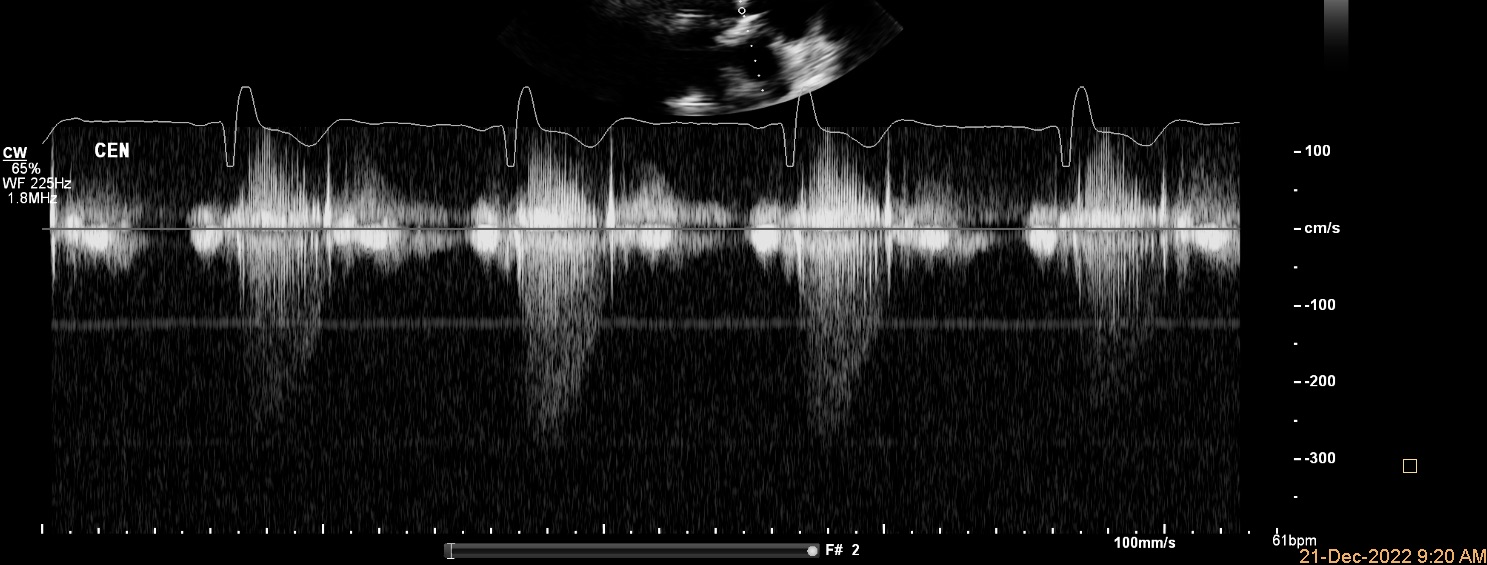
#> input picture DATA/Doppler_Images/1.jpeg, 1487 x 565 px, found by its file name; its folder holds only this picture in this run
$ jupyter execute --allow-errors 'mass upload.ipynb'   (shell and % lines are left out)
#> lines starting #> are read from the running program, lines starting #| are printed output that depends on the picture; after the words box and inside, x2 and y2 are one past the last pixel; in counts of white or black regions, pixels touching at a corner belong together
#> `scale_bar = image[:, w - crop_width:]`:
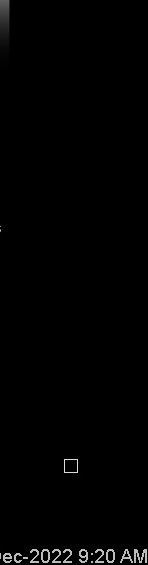
#> scale_bar: shape (565, 148); min 0, max 221, mean 2
#> `eq = cv2.equalizeHist(scale_bar)`:
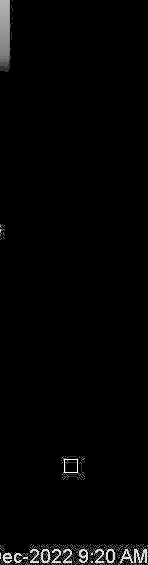
#> eq: shape (565, 148); min 0, max 255, mean 4.3
#> `_, thresh = cv2.threshold(eq, 160, 255, cv2.THRESH_BINARY)`:
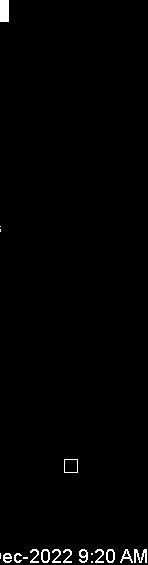
#> thresh: shape (565, 148); 1.2% white; 19 white regions (6 under 20 px), largest, box (x1, y1, x2, y2) and area: (0, 0, 9, 22) 198, (134, 549, 147, 563) 106, (79, 549, 88, 563) 70
[cell 1]
# 🔗 STEP 1: Mount Google Drive
from google.colab import drive
import os
import cv2
import numpy as np
import pytesseract
import csv

drive.mount('/content/drive')

# 📁 STEP 2: Set your image folder path (update if needed!)
image_folder = "/content/drive/My Drive/4th Year/DS 4002/Project 3/Doppler_Images"
output_csv = "/content/drive/My Drive/4th Year/DS 4002/Project 3/ocr_results.csv"

[cell 2]
# 🧠 STEP 3: Check if folder exists
if not os.path.exists(image_folder):
    print("🚫 Folder not found. Double-check the path!")
else:
    print("✅ Folder found! Starting OCR...\n")

[cell 3]
# 🧬 STEP 4: Run OCR on each image + save results
ocr_config = r'--psm 6 -c tessedit_char_whitelist=0123456789abcdefghijklmnopqrstuvwxyzABCDEFGHIJKLMNOPQRSTUVWXYZ/+-μ%.'

#> (the rest of this cell did not finish here and is left out)

$ run again, on DATA/Doppler_Images/13.png
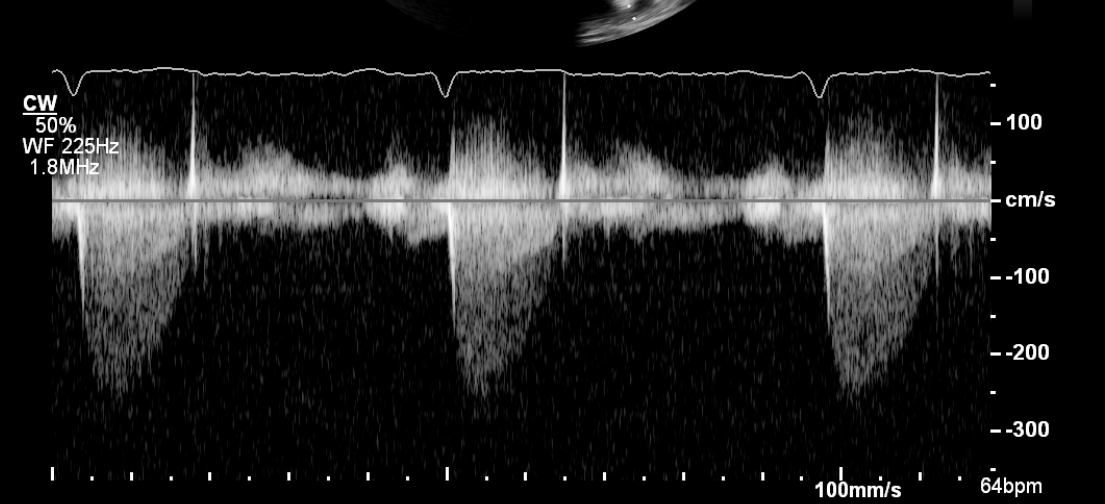
#> input picture DATA/Doppler_Images/13.png, 1105 x 504 px, found by its file name
#> image is the input picture: shape (504, 1105); min 0, max 255, mean 32
#> `eq = cv2.equalizeHist(scale_bar)`:
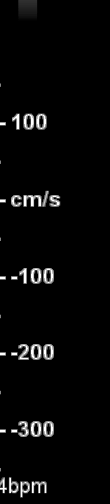
#> eq: shape (504, 110); min 0, max 255, mean 7.9
#> `_, thresh = cv2.threshold(eq, 160, 255, cv2.THRESH_BINARY)`:
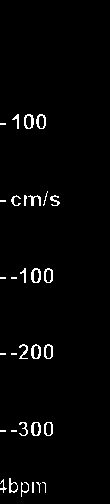
#> thresh: shape (504, 110); 2.2% white in thin lines or dots, all inside (x1, y1, x2, y2) = (0, 114, 60, 497)

$ run again, on DATA/Doppler_Images/14.jpeg
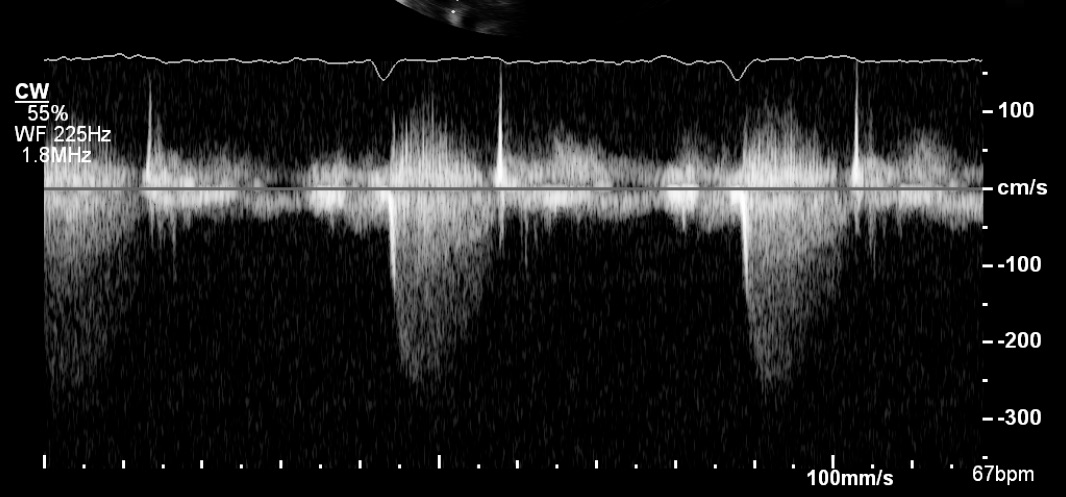
#> input picture DATA/Doppler_Images/14.jpeg, 1066 x 497 px, found by its file name
#> image is the input picture: shape (497, 1066); min 0, max 255, mean 30.4
#> `eq = cv2.equalizeHist(scale_bar)`:
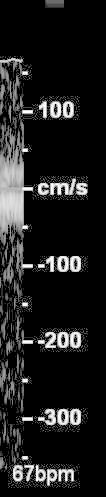
#> eq: shape (497, 106); min 0, max 255, mean 29.9
#> `_, thresh = cv2.threshold(eq, 160, 255, cv2.THRESH_BINARY)`:
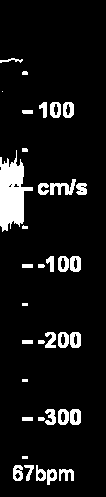
#> thresh: shape (497, 106); 8.2% white; 36 white regions (5 under 20 px), largest, box (x1, y1, x2, y2) and area: (0, 150, 33, 232) 1544, (50, 179, 76, 195) 212, (70, 409, 81, 425) 140

$ run again, on DATA/Doppler_Images/15.jpeg
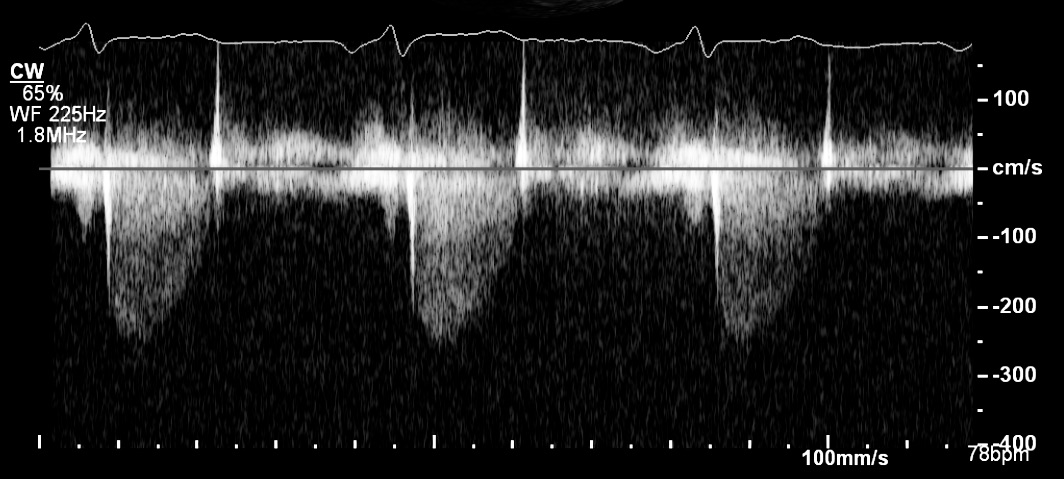
#> input picture DATA/Doppler_Images/15.jpeg, 1064 x 479 px, found by its file name
#> image is the input picture: shape (479, 1064); min 0, max 255, mean 35.4
#> `eq = cv2.equalizeHist(scale_bar)`:
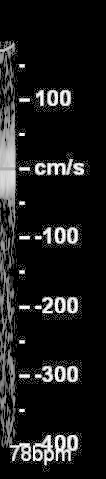
#> eq: shape (479, 106); min 0, max 255, mean 27.7
#> `_, thresh = cv2.threshold(eq, 160, 255, cv2.THRESH_BINARY)`:
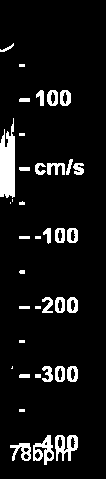
#> thresh: shape (479, 106); 7.6% white; 38 white regions (10 under 20 px), largest, box (x1, y1, x2, y2) and area: (0, 118, 15, 198) 931, (55, 435, 78, 461) 336, (33, 435, 54, 465) 308

$ run again, on DATA/Doppler_Images/10.png
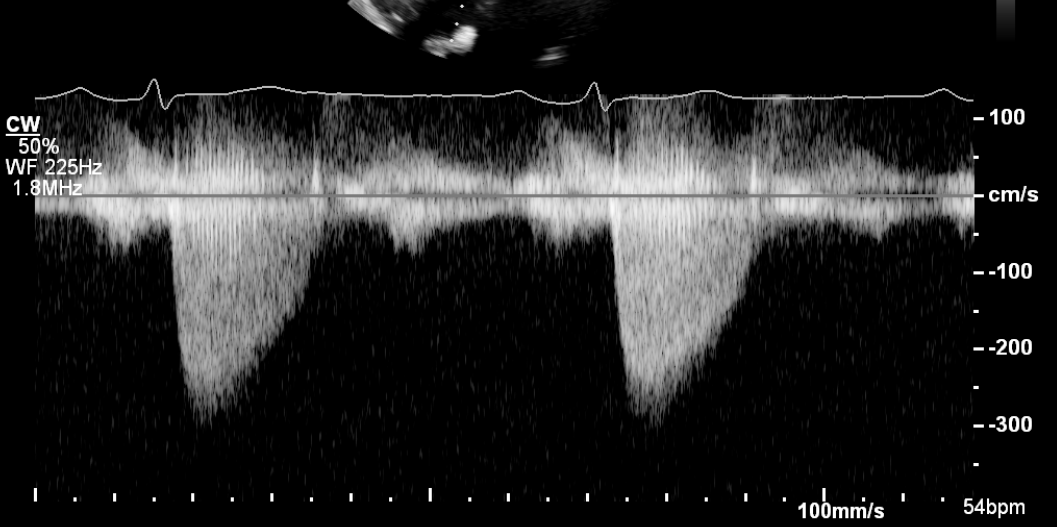
#> input picture DATA/Doppler_Images/10.png, 1057 x 527 px, found by its file name
#> image is the input picture: shape (527, 1057); min 0, max 255, mean 37.5
#> `eq = cv2.equalizeHist(scale_bar)`:
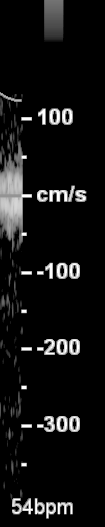
#> eq: shape (527, 105); min 0, max 255, mean 18.3
#> `_, thresh = cv2.threshold(eq, 160, 255, cv2.THRESH_BINARY)`:
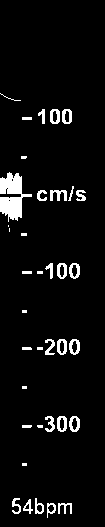
#> thresh: shape (527, 105); 5.2% white; 37 white regions (10 under 20 px), largest, box (x1, y1, x2, y2) and area: (0, 172, 32, 222) 873, (50, 190, 67, 201) 116, (69, 339, 80, 355) 104
